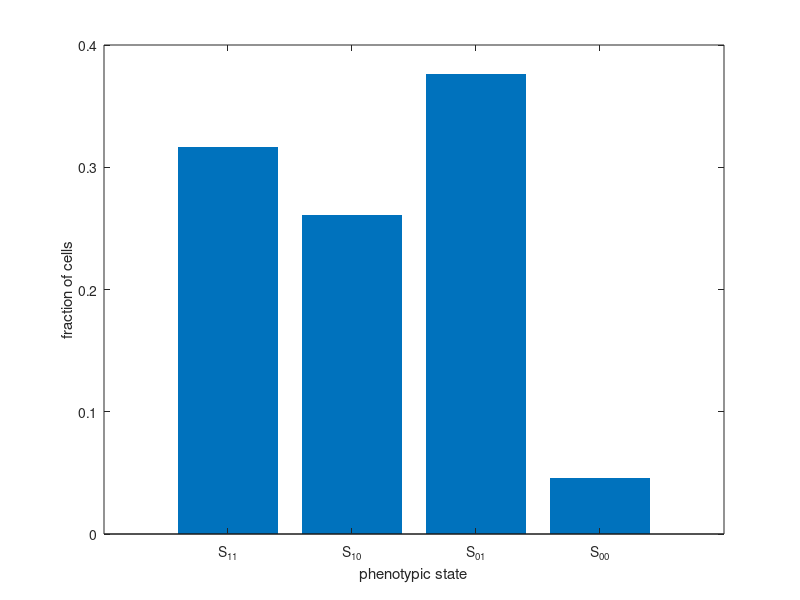

The MATLAB script that drew this image:
%Daniel Charlebois - April 2018 - Matlab R2017b
%Discreate Markov chain model for mother-bud states obtained from 
%microfluidics-microscopy experiments shown in Figure 2.

close all; clc;

tic 

%% parameters
PM = 0.012; PB = 0.01; 
PS = 0.15; PD = 0.85; 
n = 10^3; 

%% initial values
S11 = 0.45; S10 = 0.16; S01 = 0.33; S00 = 0.06;
Si = [S11 S10 S01 S00]

%% Markov chain model
P = [(1-PM)*(1-PB) (1-PM)*PB PM*(1-PB) PM*PB; ...
     0 (1-PM) 0 PM; ...
     0 0 (1-PB) PB; ...
     PS 0 0 PD];
 
Sf = Si*P^n

%% figure
figure(1)
x = {'S_{11}' 'S_{10}' 'S_{01}' 'S_{00}'};
box on
set(gca,'fontsize',34)
h = bar(Sf); 
set(h,'linestyle','none')
set(gca,'XtickLabel',x(1,:))
ylabel('fraction of cells')
xlabel('phenotypic state')
xlabelHandle = get(gca, 'Xlabel');
set(xlabelHandle, 'FontSize', 11)

toc